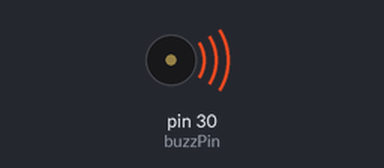
A sketch run on a simulated Arduino Mega 2560, built with avr-gcc and run on an emulated ATmega2560. Shown: buzzer (waves = sounding).

Above: at 0.1 s.
Timing chart, 0 to 1.6 s (numbered marks = the images above):
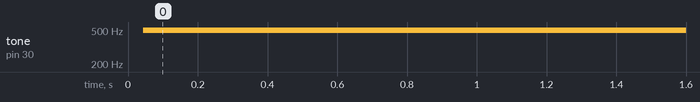

The sketch:

sketch_nov07c.ino
```cpp
int buzzPin =  30;    //Connect Buzzer on Digital Pin3

void setup()

{
  pinMode(buzzPin, OUTPUT);
}

void loop()
{
  digitalWrite(buzzPin, HIGH);
  delay(1);
  digitalWrite(buzzPin, LOW);
  delay(1);
}
```

Measured:
- by itself, tone on pin 30 (buzzPin): silent → 495 Hz at 0.04 s
